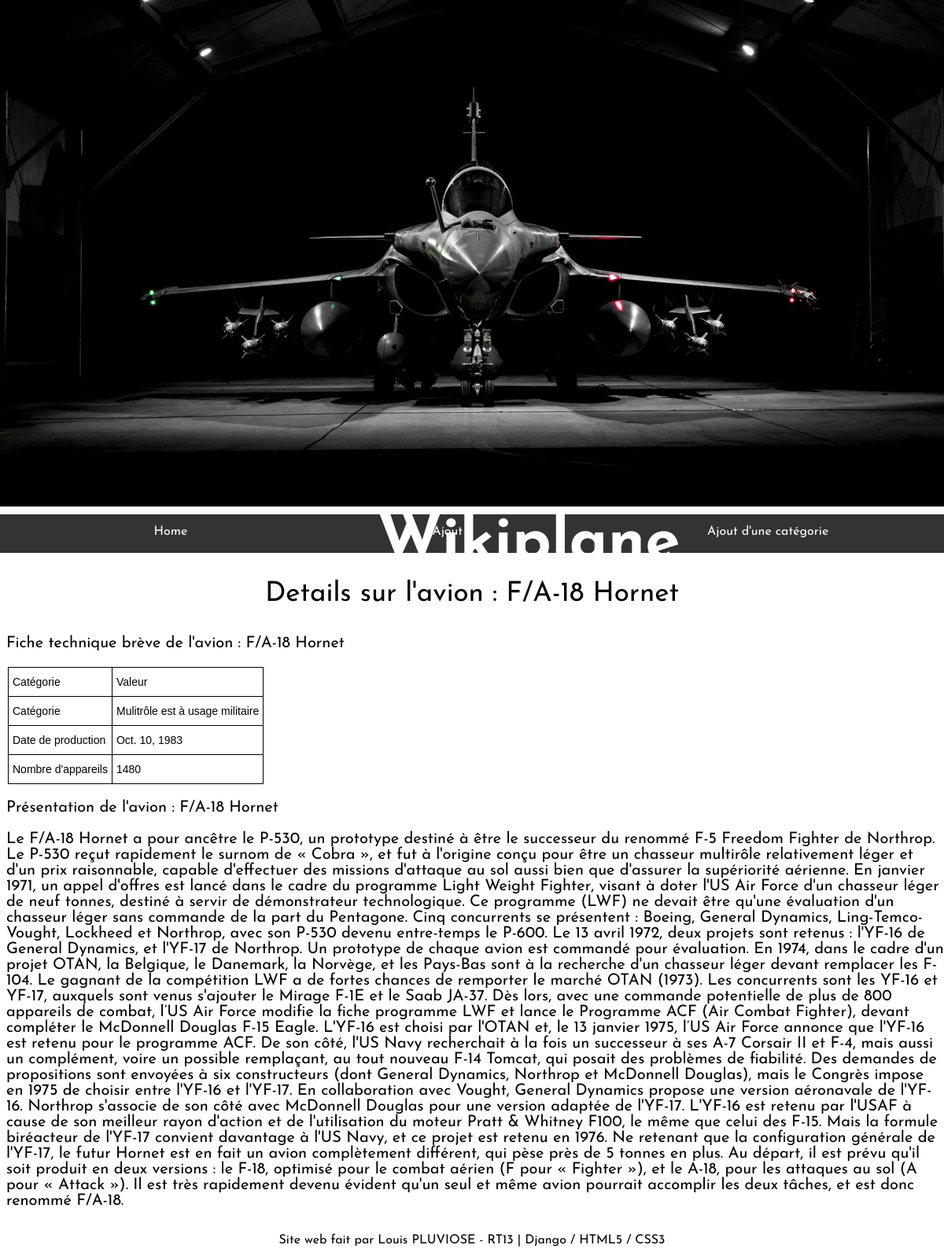
Screenshot of /application/affiche/7/ with the database file from the repository.
### application/models.py (models this page shows, shortened)
class Avion(models.Model):
    nom = models.CharField(max_length=100)
    constructeur = models.CharField(max_length=100)
    date_production = models.DateField(blank=True, null=True)
    nombre_appareils = models.IntegerField(blank=False)
    presentation = models.TextField(null=True, blank=True)
    categorie = models.ForeignKey("categorie", on_delete=models.CASCADE, default=None)

class Categorie(models.Model):
    usage = models.CharField(max_length=100)
    nomc = models.CharField(max_length=100)
    def __str__(self):
        chaine = f"{self.nomc} est à usage {self.usage}"
        return chaine

### application/views.py (the view)
# urls.py: path("affiche/<int:id>/", views.affiche),
def affiche(request, id):
    avion = models.Avion.objects.get(pk=id)
    return render(request,"application/affiche.html",{"avion" : avion})

### application/templates/application/affiche.html
{% extends 'main.html' %}
{% block content %}
<p class="titreaffiche">Details sur l'avion : {{avion.nom}}</p>
<p class="presentationaffiche">Fiche technique brève de l'avion : {{avion.nom}}</p>
<table class="tg">
<thead>
  <tr>
    <th class="tg-0lax">Catégorie</th>
    <th class="tg-0lax">Valeur</th>
  </tr>
</thead>
<tbody>
  <tr>
    <td class="tg-0lax">Catégorie</td>
    <td class="tg-0lax">{{avion.categorie}}</td>
  </tr>
  <tr>
    <td class="tg-0lax">Date de production</td>
    <td class="tg-0lax">{{avion.date_production}}</td>
  </tr>
  <tr>
    <td class="tg-0lax">Nombre d'appareils</td>
    <td class="tg-0lax">{{avion.nombre_appareils}}</td>
  </tr>
</tbody>
</table>
<p class="presentationaffiche">Présentation de l'avion : {{avion.nom}}</p>
<p class="presentationaffiche">{{avion.presentation}}</p>
{% endblock %}

### application/static/css/main.css (style rules this page uses)
body { font-family: 'Josefin Sans', sans-serif; height: auto; margin: 0; padding: 0; border: 0; outline: 0; width: 100%; }
.tg { border-collapse:collapse; border-spacing:0; margin-left:10px; }
.tg td { border-color:black; border-style:solid; border-width:1px; font-family:Arial, sans-serif; font-size:14px; overflow:hidden; padding:10px 5px; word-break:normal; }
.tg th { border-color:black; border-style:solid; border-width:1px; font-family:Arial, sans-serif; font-size:14px; font-weight:normal; overflow:hidden; padding:10px 5px; word-break:normal; }
.tg .tg-0lax { text-align:left; vertical-align:top }
.titreaffiche { font-size: 35px; text-align: center; }
.presentationaffiche { margin-left: 8px; font-size:20px; }

### rows the page displays
Avion: nom "F/A-18 Hornet", categorie "Mulitrôle est à usage militaire", date_production "Oct. 10, 1983", nombre_appareils "1480", presentation "Le F/A-18 Hornet a pour ancêtre le P-530, un prototype destiné à être le successeur du renommé F-5 Freedom Fighter de Northrop. Le P-530 reçut rapidement le surnom de « Cobra », et fut à l'origine conçu pour être un chasseur multirôle relativement léger et d'un prix raisonnable, capable d'effectuer des missions d'attaque au sol aussi bien que d'assurer la supériorité aérienne. En janvier 1971, un appel d'offres est lancé dans le cadre du programme Light Weight Fighter, visant à doter l'US Air Force d'un chasseur léger de neuf tonnes, destiné à servir de démonstrateur technologique. Ce programme (LWF) ne devait être qu'une évaluation d'un chasseur léger sans commande de la part du Pentagone.…"
